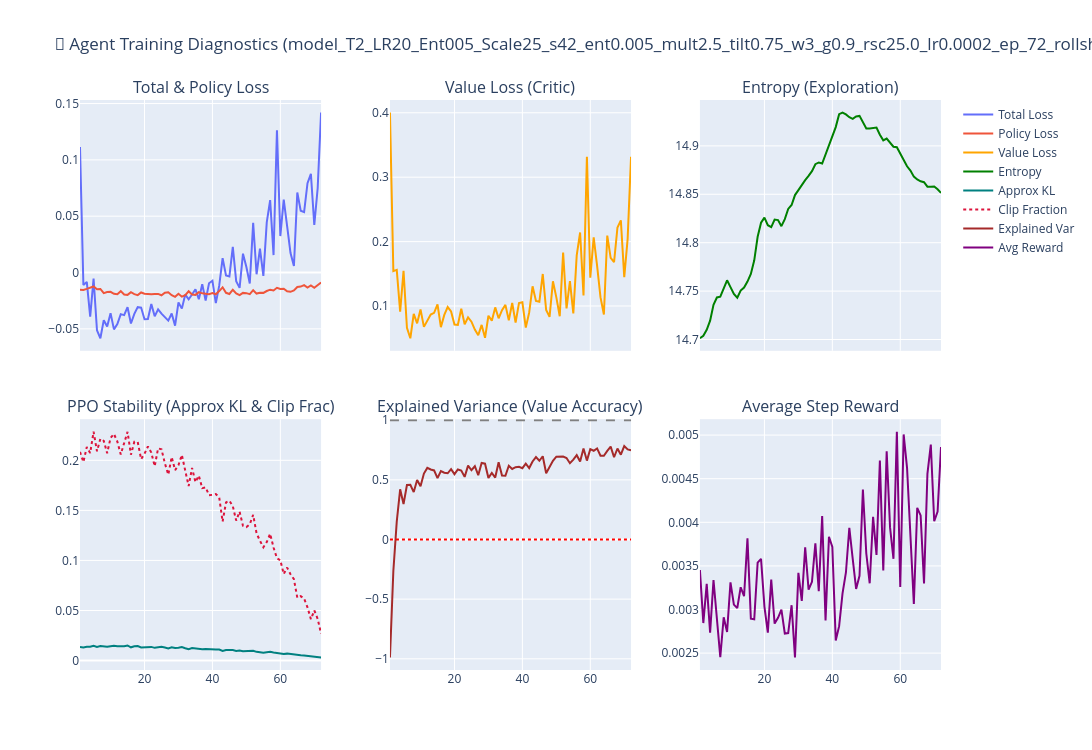

Notebook source saved alongside this figure:
### Code cell
# CELL 4: Training Diagnostics (Metadata & 2x3 Subplot Grid)
training_history = results.get("training_history", [])
metadata = results.get("metadata", {})

if training_history:
    history_df = pd.DataFrame(training_history)

    if metadata:
        print("=" * 50)
        print("⚙️ HYPERPARAMETERS USED FOR THIS RUN:")
        for k, v in metadata.items():
            print(f" - {str(k).ljust(25)} : {v}")
        print("=" * 50)

    epochs = history_df["epoch"]

    fig = make_subplots(
        rows=2,
        cols=3,
        subplot_titles=(
            "Total & Policy Loss",
            "Value Loss (Critic)",
            "Entropy (Exploration)",
            "PPO Stability (Approx KL & Clip Frac)",
            "Explained Variance (Value Accuracy)",
            "Average Step Reward",
        ),
        shared_xaxes=True,
        vertical_spacing=0.12,
        horizontal_spacing=0.08,
    )

    # (1, 1): Losses
    fig.add_trace(
        go.Scatter(
            x=epochs, y=history_df.get("total_loss"), mode="lines", name="Total Loss"
        ),
        row=1,
        col=1,
    )
    fig.add_trace(
        go.Scatter(
            x=epochs, y=history_df.get("policy_loss"), mode="lines", name="Policy Loss"
        ),
        row=1,
        col=1,
    )

    # (1, 2): Value Loss
    fig.add_trace(
        go.Scatter(
            x=epochs,
            y=history_df.get("value_loss"),
            mode="lines",
            name="Value Loss",
            line=dict(color="orange"),
        ),
        row=1,
        col=2,
    )

    # (1, 3): Entropy
    fig.add_trace(
        go.Scatter(
            x=epochs,
            y=history_df.get("entropy"),
            mode="lines",
            name="Entropy",
            line=dict(color="green"),
        ),
        row=1,
        col=3,
    )

    # (2, 1): Stability
    if "approx_kl" in history_df.columns:
        fig.add_trace(
            go.Scatter(
                x=epochs,
                y=history_df["approx_kl"],
                mode="lines",
                name="Approx KL",
                line=dict(color="teal"),
            ),
            row=2,
            col=1,
        )
    if "clip_fraction" in history_df.columns:
        fig.add_trace(
            go.Scatter(
                x=epochs,
                y=history_df["clip_fraction"],
                mode="lines",
                name="Clip Fraction",
                line=dict(color="crimson", dash="dot"),
            ),
            row=2,
            col=1,
        )

    # (2, 2): Explained Variance
    if "explained_variance" in history_df.columns:
        fig.add_trace(
            go.Scatter(
                x=epochs,
                y=history_df["explained_variance"],
                mode="lines",
                name="Explained Var",
                line=dict(color="brown"),
            ),
            row=2,
            col=2,
        )
        fig.add_hline(y=1.0, line_dash="dash", line_color="gray", row=2, col=2)
        fig.add_hline(y=0.0, line_dash="dot", line_color="red", row=2, col=2)

    # (2, 3): Step Reward
    fig.add_trace(
        go.Scatter(
            x=epochs,
            y=history_df.get("avg_reward"),
            mode="lines",
            name="Avg Reward",
            line=dict(color="purple"),
        ),
        row=2,
        col=3,
    )

    fig.update_layout(
        height=750,
        width=1200,
        title_text=f"🧠 Agent Training Diagnostics ({target_file})",
    )
    fig.show()

    print("\nLast 5 Training Epochs:")
    print(history_df.tail())
else:
    print("⚠️ No training history found in results checkpoint.")

### Figure 1 — Plotly figure (JSON) as saved in the notebook; plotly's stock layout.template omitted (floating-point values rounded to 4 significant figures)
{"data": [{"mode": "lines", "name": "Total Loss", "type": "scatter", "x": [1, 2, 3, 4, 5, 6, 7, 8, 9, 10, 11, 12, 13, 14, 15, 16, 17, 18, 19, 20, 21, 22, 23, 24, 25, 26, 27, 28, 29, 30, 31, 32, 33, 34, 35, 36, 37, 38, 39, 40, 41, 42, 43, 44, 45, 46, 47, 48, 49, 50, 51, 52, 53, 54, 55, 56, 57, 58, 59, 60, 61, 62, 63, 64, 65, 66, 67, 68, 69, 70, 71, 72], "xaxis": "x", "y": [0.1114, -0.01102, -0.008405, -0.03923, -0.005429, -0.05135, -0.05838, -0.04232, -0.04801, -0.0361, -0.0505, -0.04577, -0.03694, -0.03781, -0.0308, -0.0453, -0.03668, -0.03077, -0.03112, -0.0415, -0.04136, -0.02788, -0.03893, -0.03266, -0.03648, -0.03957, -0.04273, -0.03642, -0.04716, -0.02656, -0.03206, -0.01957, -0.02378, -0.01954, -0.01493, -0.02371, -0.01046, -0.02494, -0.009522, -0.007287, -0.02713, -0.01172, 0.01275, -0.002685, -0.003479, 0.02274, -0.007711, -0.01363, 0.01675, 0.004932, -0.009768, 0.04406, -0.001552, 0.02121, -0.003039, 0.0445, 0.06424, 0.01546, 0.1263, 0.03233, 0.06466, 0.0412, 0.01721, 0.005741, 0.07102, 0.05489, 0.05366, 0.07931, 0.08752, 0.04221, 0.07497, 0.142], "yaxis": "y"}, {"mode": "lines", "name": "Policy Loss", "type": "scatter", "x": [1, 2, 3, 4, 5, 6, 7, 8, 9, 10, 11, 12, 13, 14, 15, 16, 17, 18, 19, 20, 21, 22, 23, 24, 25, 26, 27, 28, 29, 30, 31, 32, 33, 34, 35, 36, 37, 38, 39, 40, 41, 42, 43, 44, 45, 46, 47, 48, 49, 50, 51, 52, 53, 54, 55, 56, 57, 58, 59, 60, 61, 62, 63, 64, 65, 66, 67, 68, 69, 70, 71, 72], "xaxis": "x", "y": [-0.01528, -0.01545, -0.01457, -0.01369, -0.01242, -0.01481, -0.01459, -0.01832, -0.01739, -0.01718, -0.01888, -0.01924, -0.01653, -0.01957, -0.01985, -0.01752, -0.01919, -0.02007, -0.01775, -0.01885, -0.0192, -0.01921, -0.01901, -0.01897, -0.02023, -0.01801, -0.01753, -0.02011, -0.02161, -0.01895, -0.02145, -0.02009, -0.01667, -0.01961, -0.01985, -0.01746, -0.01849, -0.01858, -0.0192, -0.01834, -0.01931, -0.01646, -0.01317, -0.01802, -0.01906, -0.01527, -0.01857, -0.02008, -0.01809, -0.01834, -0.01916, -0.01572, -0.01871, -0.01802, -0.01808, -0.01643, -0.01525, -0.01598, -0.0136, -0.0146, -0.01443, -0.01672, -0.01716, -0.01596, -0.01285, -0.01249, -0.01123, -0.01334, -0.01153, -0.01357, -0.01134, -0.008934], "yaxis": "y"}, {"line": {"color": "orange"}, "mode": "lines", "name": "Value Loss", "type": "scatter", "x": [1, 2, 3, 4, 5, 6, 7, 8, 9, 10, 11, 12, 13, 14, 15, 16, 17, 18, 19, 20, 21, 22, 23, 24, 25, 26, 27, 28, 29, 30, 31, 32, 33, 34, 35, 36, 37, 38, 39, 40, 41, 42, 43, 44, 45, 46, 47, 48, 49, 50, 51, 52, 53, 54, 55, 56, 57, 58, 59, 60, 61, 62, 63, 64, 65, 66, 67, 68, 69, 70, 71, 72], "xaxis": "x2", "y": [0.4004, 0.1542, 0.1561, 0.09115, 0.1547, 0.06605, 0.04993, 0.08791, 0.07308, 0.09475, 0.06763, 0.07612, 0.08678, 0.08947, 0.1024, 0.06718, 0.08623, 0.09834, 0.09145, 0.07128, 0.07052, 0.09582, 0.07171, 0.0825, 0.07566, 0.06343, 0.05456, 0.07069, 0.05062, 0.08486, 0.07722, 0.09784, 0.08096, 0.09364, 0.1017, 0.07773, 0.1046, 0.0742, 0.1047, 0.1058, 0.06642, 0.08993, 0.1306, 0.1078, 0.1065, 0.1497, 0.09376, 0.08325, 0.1383, 0.1135, 0.08405, 0.1832, 0.09624, 0.1387, 0.08859, 0.1787, 0.2141, 0.1163, 0.3315, 0.1439, 0.2066, 0.1625, 0.1137, 0.08671, 0.2094, 0.1747, 0.1681, 0.2219, 0.233, 0.1448, 0.2042, 0.3318], "yaxis": "y2"}, {"line": {"color": "green"}, "mode": "lines", "name": "Entropy", "type": "scatter", "x": [1, 2, 3, 4, 5, 6, 7, 8, 9, 10, 11, 12, 13, 14, 15, 16, 17, 18, 19, 20, 21, 22, 23, 24, 25, 26, 27, 28, 29, 30, 31, 32, 33, 34, 35, 36, 37, 38, 39, 40, 41, 42, 43, 44, 45, 46, 47, 48, 49, 50, 51, 52, 53, 54, 55, 56, 57, 58, 59, 60, 61, 62, 63, 64, 65, 66, 67, 68, 69, 70, 71, 72], "xaxis": "x3", "y": [14.7, 14.7, 14.71, 14.72, 14.74, 14.74, 14.74, 14.75, 14.76, 14.75, 14.75, 14.74, 14.75, 14.75, 14.76, 14.77, 14.78, 14.81, 14.82, 14.83, 14.82, 14.82, 14.82, 14.82, 14.82, 14.82, 14.83, 14.84, 14.85, 14.85, 14.86, 14.86, 14.87, 14.87, 14.88, 14.88, 14.88, 14.89, 14.9, 14.91, 14.92, 14.93, 14.93, 14.93, 14.93, 14.93, 14.93, 14.93, 14.92, 14.92, 14.92, 14.92, 14.92, 14.91, 14.91, 14.91, 14.9, 14.9, 14.9, 14.89, 14.89, 14.88, 14.87, 14.87, 14.87, 14.86, 14.86, 14.86, 14.86, 14.86, 14.86, 14.85], "yaxis": "y3"}, {"line": {"color": "teal"}, "mode": "lines", "name": "Approx KL", "type": "scatter", "x": [1, 2, 3, 4, 5, 6, 7, 8, 9, 10, 11, 12, 13, 14, 15, 16, 17, 18, 19, 20, 21, 22, 23, 24, 25, 26, 27, 28, 29, 30, 31, 32, 33, 34, 35, 36, 37, 38, 39, 40, 41, 42, 43, 44, 45, 46, 47, 48, 49, 50, 51, 52, 53, 54, 55, 56, 57, 58, 59, 60, 61, 62, 63, 64, 65, 66, 67, 68, 69, 70, 71, 72], "xaxis": "x4", "y": [0.01352, 0.01306, 0.01386, 0.01375, 0.0147, 0.01364, 0.01444, 0.01431, 0.01371, 0.0144, 0.01483, 0.01428, 0.01388, 0.0142, 0.01506, 0.01323, 0.01428, 0.01447, 0.01314, 0.01347, 0.0139, 0.01366, 0.01271, 0.0136, 0.01386, 0.01309, 0.01215, 0.01316, 0.01251, 0.01274, 0.0135, 0.01238, 0.01141, 0.01253, 0.01193, 0.01205, 0.01142, 0.01143, 0.01105, 0.01107, 0.01093, 0.01098, 0.009578, 0.0105, 0.0105, 0.01046, 0.009574, 0.009938, 0.009229, 0.009229, 0.009178, 0.009857, 0.008703, 0.008243, 0.007912, 0.008374, 0.008696, 0.008006, 0.00749, 0.007229, 0.006594, 0.006926, 0.006396, 0.006274, 0.005215, 0.005278, 0.005062, 0.00466, 0.004042, 0.004379, 0.003958, 0.003102], "yaxis": "y4"}, {"line": {"color": "crimson", "dash": "dot"}, "mode": "lines", "name": "Clip Fraction", "type": "scatter", "x": [1, 2, 3, 4, 5, 6, 7, 8, 9, 10, 11, 12, 13, 14, 15, 16, 17, 18, 19, 20, 21, 22, 23, 24, 25, 26, 27, 28, 29, 30, 31, 32, 33, 34, 35, 36, 37, 38, 39, 40, 41, 42, 43, 44, 45, 46, 47, 48, 49, 50, 51, 52, 53, 54, 55, 56, 57, 58, 59, 60, 61, 62, 63, 64, 65, 66, 67, 68, 69, 70, 71, 72], "xaxis": "x4", "y": [0.2084, 0.1983, 0.2133, 0.2073, 0.2285, 0.209, 0.2215, 0.2195, 0.2071, 0.2224, 0.2263, 0.2186, 0.2059, 0.2183, 0.2284, 0.2056, 0.2185, 0.2184, 0.2011, 0.2066, 0.2138, 0.2077, 0.1941, 0.212, 0.211, 0.197, 0.1857, 0.2033, 0.1902, 0.1952, 0.2054, 0.1896, 0.1743, 0.1925, 0.1783, 0.1847, 0.1722, 0.1729, 0.1652, 0.1655, 0.1663, 0.1629, 0.1389, 0.1579, 0.1596, 0.1542, 0.1398, 0.1487, 0.1346, 0.1333, 0.1362, 0.1456, 0.127, 0.1197, 0.1132, 0.1183, 0.1266, 0.1129, 0.1022, 0.1003, 0.08643, 0.09286, 0.08624, 0.08127, 0.06277, 0.06436, 0.06189, 0.05313, 0.04138, 0.05005, 0.04163, 0.02679], "yaxis": "y4"}, {"line": {"color": "brown"}, "mode": "lines", "name": "Explained Var", "type": "scatter", "x": [1, 2, 3, 4, 5, 6, 7, 8, 9, 10, 11, 12, 13, 14, 15, 16, 17, 18, 19, 20, 21, 22, 23, 24, 25, 26, 27, 28, 29, 30, 31, 32, 33, 34, 35, 36, 37, 38, 39, 40, 41, 42, 43, 44, 45, 46, 47, 48, 49, 50, 51, 52, 53, 54, 55, 56, 57, 58, 59, 60, 61, 62, 63, 64, 65, 66, 67, 68, 69, 70, 71, 72], "xaxis": "x5", "y": [-0.9888, -0.2619, 0.1498, 0.4203, 0.2977, 0.4572, 0.4581, 0.3976, 0.4986, 0.4466, 0.5525, 0.6002, 0.5867, 0.579, 0.5145, 0.5734, 0.5597, 0.5553, 0.5899, 0.5478, 0.5873, 0.5784, 0.5249, 0.6192, 0.5807, 0.6139, 0.5394, 0.6417, 0.6356, 0.5162, 0.5574, 0.5189, 0.6481, 0.5358, 0.5339, 0.6179, 0.5909, 0.6058, 0.6095, 0.5978, 0.6357, 0.599, 0.654, 0.6912, 0.6597, 0.6976, 0.555, 0.6142, 0.6594, 0.6941, 0.6947, 0.6948, 0.683, 0.6397, 0.6697, 0.7066, 0.6536, 0.7619, 0.6614, 0.7568, 0.7439, 0.7636, 0.702, 0.7018, 0.7424, 0.7786, 0.6895, 0.7628, 0.7106, 0.7836, 0.7549, 0.7483], "yaxis": "y5"}, {"line": {"color": "purple"}, "mode": "lines", "name": "Avg Reward", "type": "scatter", "x": [1, 2, 3, 4, 5, 6, 7, 8, 9, 10, 11, 12, 13, 14, 15, 16, 17, 18, 19, 20, 21, 22, 23, 24, 25, 26, 27, 28, 29, 30, 31, 32, 33, 34, 35, 36, 37, 38, 39, 40, 41, 42, 43, 44, 45, 46, 47, 48, 49, 50, 51, 52, 53, 54, 55, 56, 57, 58, 59, 60, 61, 62, 63, 64, 65, 66, 67, 68, 69, 70, 71, 72], "xaxis": "x6", "y": [0.003453, 0.002845, 0.003294, 0.002735, 0.003339, 0.002856, 0.002453, 0.002912, 0.002741, 0.003311, 0.003057, 0.003015, 0.003255, 0.003152, 0.003816, 0.002895, 0.002888, 0.003537, 0.00358, 0.003034, 0.002735, 0.003343, 0.002838, 0.002905, 0.002999, 0.002725, 0.00273, 0.003049, 0.00245, 0.003421, 0.003098, 0.003712, 0.003228, 0.003317, 0.00376, 0.003211, 0.004071, 0.002873, 0.003834, 0.003716, 0.002645, 0.002808, 0.003184, 0.003425, 0.003937, 0.003581, 0.003236, 0.003386, 0.004377, 0.003642, 0.0033, 0.004063, 0.003626, 0.004707, 0.003447, 0.004813, 0.003939, 0.003581, 0.005038, 0.003259, 0.005008, 0.004625, 0.003813, 0.003063, 0.004165, 0.004078, 0.003299, 0.004556, 0.004892, 0.004013, 0.004123, 0.004863], "yaxis": "y6"}], "layout": {"annotations": [{"font": {"size": 16}, "showarrow": false, "text": "Total & Policy Loss", "x": 0.14, "xanchor": "center", "xref": "paper", "y": 1, "yanchor": "bottom", "yref": "paper"}, {"font": {"size": 16}, "showarrow": false, "text": "Value Loss (Critic)", "x": 0.5, "xanchor": "center", "xref": "paper", "y": 1, "yanchor": "bottom", "yref": "paper"}, {"font": {"size": 16}, "showarrow": false, "text": "Entropy (Exploration)", "x": 0.86, "xanchor": "center", "xref": "paper", "y": 1, "yanchor": "bottom", "yref": "paper"}, {"font": {"size": 16}, "showarrow": false, "text": "PPO Stability (Approx KL & Clip Frac)", "x": 0.14, "xanchor": "center", "xref": "paper", "y": 0.44, "yanchor": "bottom", "yref": "paper"}, {"font": {"size": 16}, "showarrow": false, "text": "Explained Variance (Value Accuracy)", "x": 0.5, "xanchor": "center", "xref": "paper", "y": 0.44, "yanchor": "bottom", "yref": "paper"}, {"font": {"size": 16}, "showarrow": false, "text": "Average Step Reward", "x": 0.86, "xanchor": "center", "xref": "paper", "y": 0.44, "yanchor": "bottom", "yref": "paper"}], "height": 750, "shapes": [{"line": {"color": "gray", "dash": "dash"}, "type": "line", "x0": 0, "x1": 1, "xref": "x5 domain", "y0": 1, "y1": 1, "yref": "y5"}, {"line": {"color": "red", "dash": "dot"}, "type": "line", "x0": 0, "x1": 1, "xref": "x5 domain", "y0": 0, "y1": 0, "yref": "y5"}], "title": {"text": "🧠 Agent Training Diagnostics (model_T2_LR20_Ent005_Scale25_s42_ent0.005_mult2.5_tilt0.75_w3_g0.9_rsc25.0_lr0.0002_ep_72_rollsh_1.14_valsh_1.12.pt)"}, "width": 1200, "xaxis": {"anchor": "y", "domain": [0, 0.28], "matches": "x4", "showticklabels": false}, "xaxis2": {"anchor": "y2", "domain": [0.36, 0.64], "matches": "x5", "showticklabels": false}, "xaxis3": {"anchor": "y3", "domain": [0.72, 1], "matches": "x6", "showticklabels": false}, "xaxis4": {"anchor": "y4", "domain": [0, 0.28]}, "xaxis5": {"anchor": "y5", "domain": [0.36, 0.64]}, "xaxis6": {"anchor": "y6", "domain": [0.72, 1]}, "yaxis": {"anchor": "x", "domain": [0.56, 1]}, "yaxis2": {"anchor": "x2", "domain": [0.56, 1]}, "yaxis3": {"anchor": "x3", "domain": [0.56, 1]}, "yaxis4": {"anchor": "x4", "domain": [0, 0.44]}, "yaxis5": {"anchor": "x5", "domain": [0, 0.44]}, "yaxis6": {"anchor": "x6", "domain": [0, 0.44]}}}
